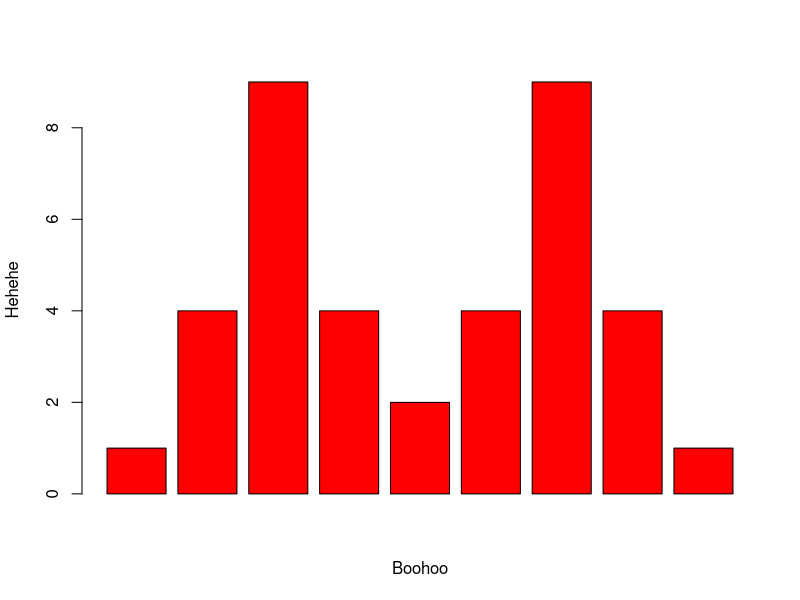
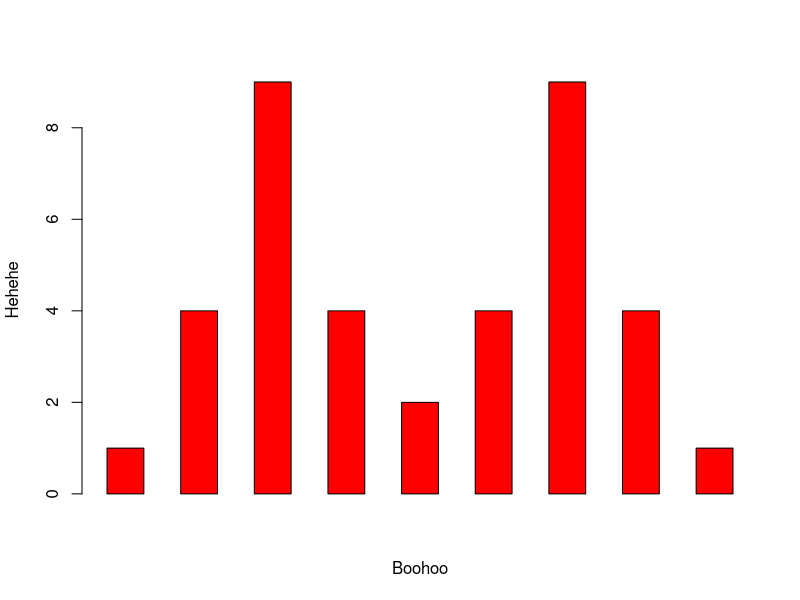
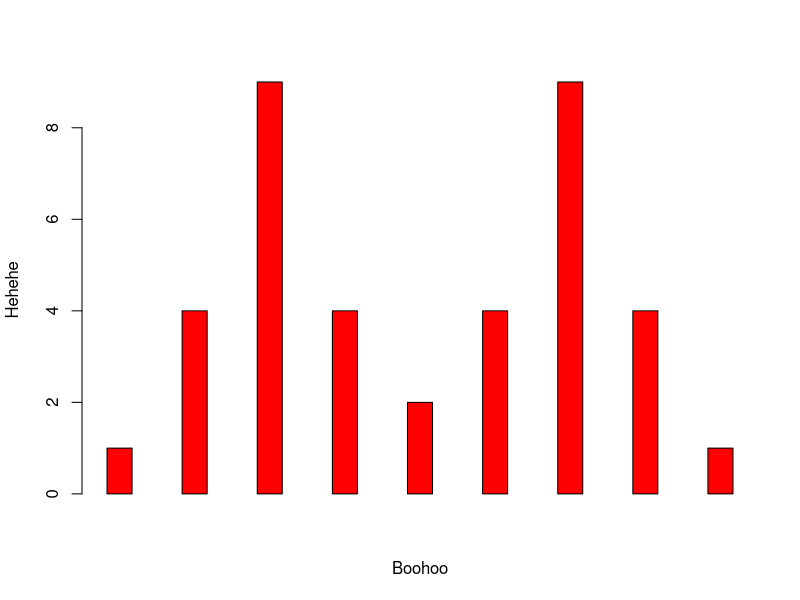
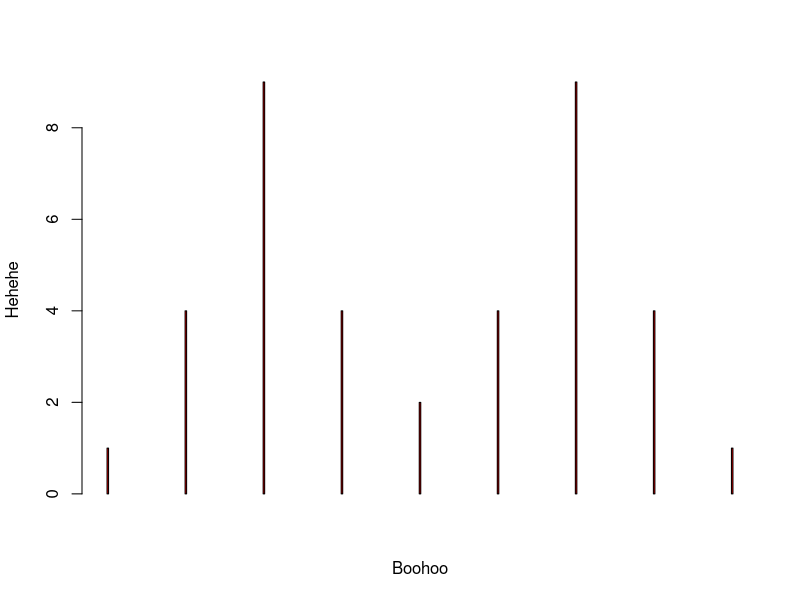
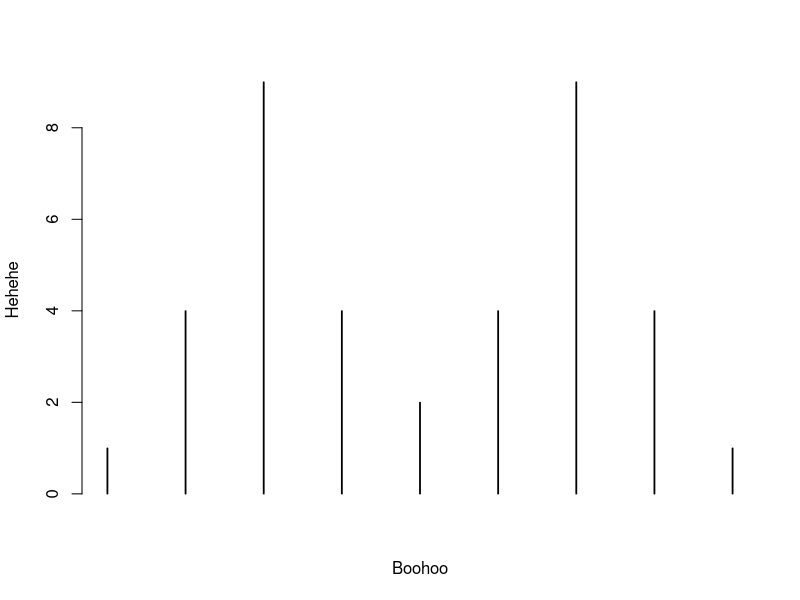
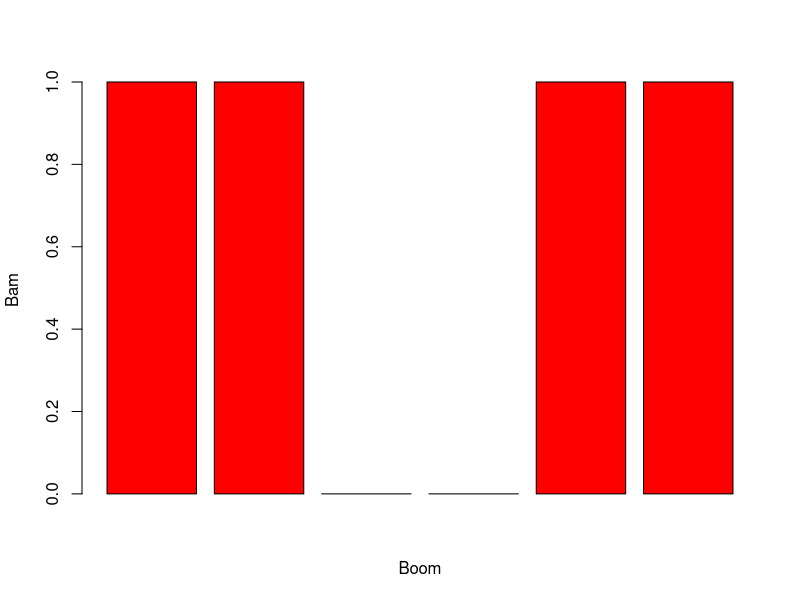
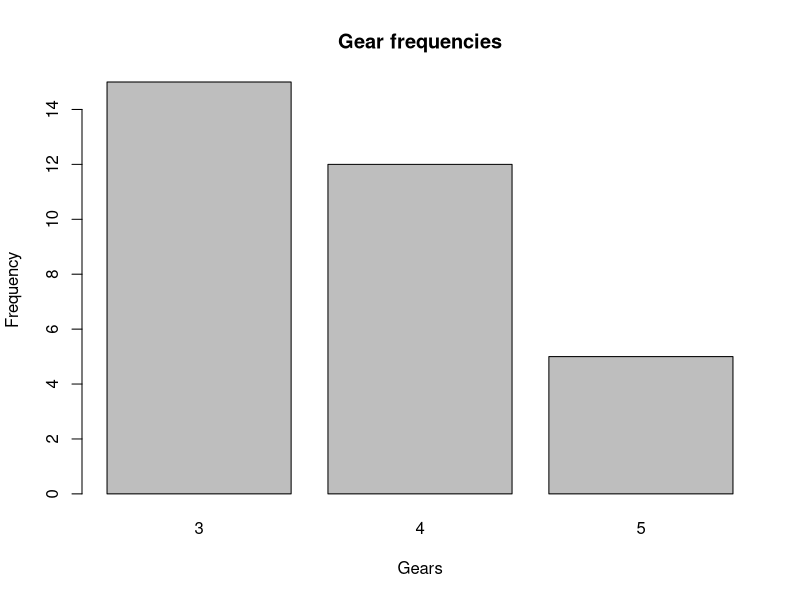
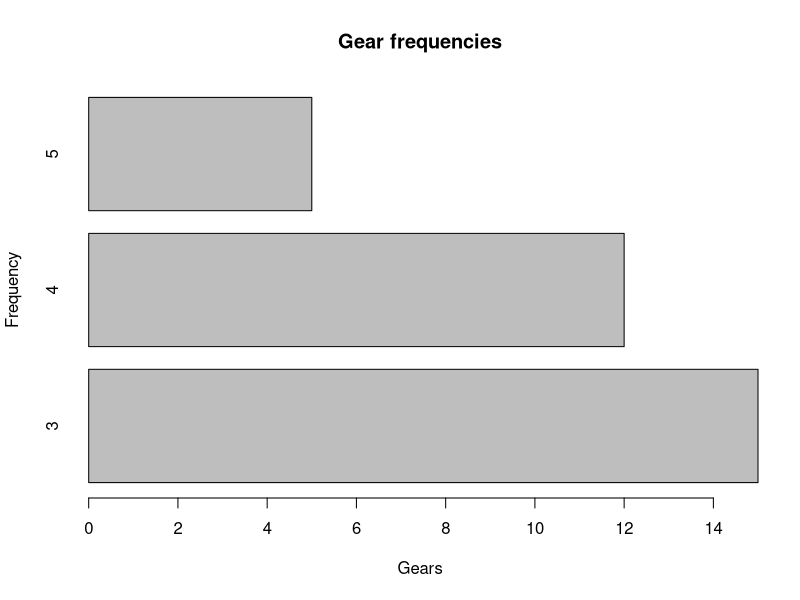

Generate these figures, in order, with R:
H = c(1, 4, 9, 4, 2, 4, 9, 4, 1)
barplot(H, xlab = "Boohoo", ylab = "Hehehe", col = "red")
colors(distinct = TRUE)

barplot(H, xlab = "Boohoo", ylab = "Hehehe", col = "red", space = 1)
barplot(H, xlab = "Boohoo", ylab = "Hehehe", col = "red", space = 2)
barplot(H, xlab = "Boohoo", ylab = "Hehehe", col = "red", space = 50)
barplot(H, xlab = "Boohoo", ylab = "Hehehe", col = "red", space = 100)

J = c(TRUE, TRUE, FALSE, FALSE, TRUE, TRUE)
barplot(J, xlab = "Boom", ylab = "Bam", col = "red")

mtcars
summary(mtcars)
str(mtcars)

unique(mtcars$gear)
sum(!is.na(unique(mtcars$gear)))

mtcars1 = mtcars
#Converting numeric data into factor type (i.e. category) variable
mtcars1$gear = as.factor(mtcars$gear)
summary(mtcars1)

mtcars1$vs = as.factor(mtcars$vs)
summary(mtcars1)

#------------------------Barplots again
#For mtcars1$gear
K = table(mtcars1$gear)
barplot(main = "Gear frequencies", xlab = "Gears", ylab = "Frequency", K)
barplot(main = "Gear frequencies", xlab = "Gears", ylab = "Frequency", K, horiz = TRUE)

#Stacked bar charts
L = table(mtcars1$vs, mtcars1$gear)
barplot(main = "Gear frequencies along with VS frequencies", xlab = "Gears", ylab = "Frequency", L)
barplot(main = "Gear frequencies along with VS frequencies", xlab = "Gears", ylab = "Frequency", L, horiz = TRUE)
barplot(main = "Gear frequencies along with VS frequencies", xlab = "Gears", ylab = "Frequency", L, col = c("red", "magenta"), horiz = TRUE, legend = rownames(L))
barplot(main = "Gear frequencies along with VS frequencies", xlab = "Gears", ylab = "Frequency", L, col = c("red", "magenta"), horiz = TRUE, legend = rownames(L))

#Grouped bar charts
barplot(main = "Gear frequencies along with VS frequencies", xlab = "Gears", ylab = "Frequency", L, col = c("red", "magenta"), beside = TRUE, legend = rownames(L))

#------------------------Scatterplots
plot(mtcars$mpg, mtcars$hp)
plot(mtcars$mpg, mtcars$hp, col = "magenta")

#------------------------Piechart
M1 = c(10, 20, 40, 80)
M2 = c("Boom", "Shaka", "Laka", "Bam")
pie(M1, labels = M2, main = "Boomshakalakabam")
pM1 = round(M1 / sum(M1) * 100)
pie(pM1, labels = M2, main = "Boomshakalakabam")
pie(pM1, labels = M2, main = "Boomshakalakabam", col = rainbow(length(M2)))

#------------------------Histograms
hist(mtcars$mpg)
hist(mtcars$mpg, breaks = 12, col = "orangered")
hist(mtcars$hp, breaks = 20, col = "salmon2")

#------------------------Changing point shape and size in scatterplot
#cex = character expansion
#pch = plotting character
plot(mtcars$hp, pch = 3)
plot(mtcars$hp, pch = 5, cex = 50)

